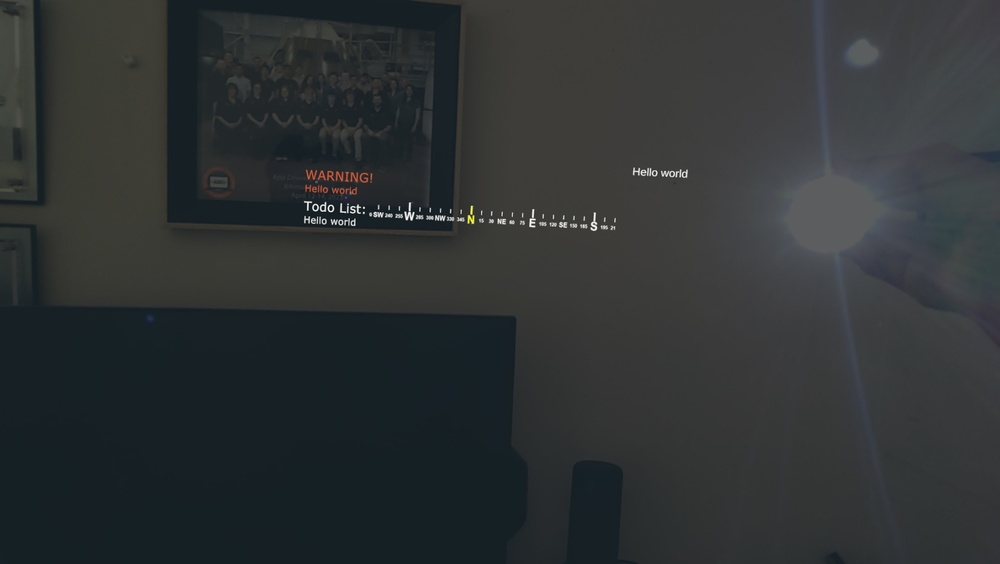
#> input picture images/20240413_104245_HoloLens.jpg, 1000 x 564 px, shrunk from 1952 x 1100 before the run
$ python hist2.py
#> lines starting #> are read from the running program, lines starting #| are printed output that depends on the picture
import numpy as np
from PIL import Image

# CHATGPTs implementation-- resulted in hightened contrast but
# not in the way that we want

image = Image.open('images/20240413_104245_HoloLens.jpg')
#> image is the input picture: PIL image 1000x564 RGB; mean R, G, B 47, 50.9, 52

if image.mode != 'L':
    image = image.convert('L')
#> image: PIL image 1000x564 L

# image.show()

image_array = np.array(image)

histogram, _ = np.histogram(image_array.flatten(), bins=256, range=(0, 256))
#> histogram = 256 values, max 73099 at index 29, min 0 at index 0, mean 2203.1

cdf = histogram.cumsum()
#> cdf = 256 values from 0 to 564000

linear_cdf = (cdf / cdf[-1]) * 255
#> linear_cdf = 256 values from 0 to 255

equalized_image_array = linear_cdf[image_array.astype(int)]
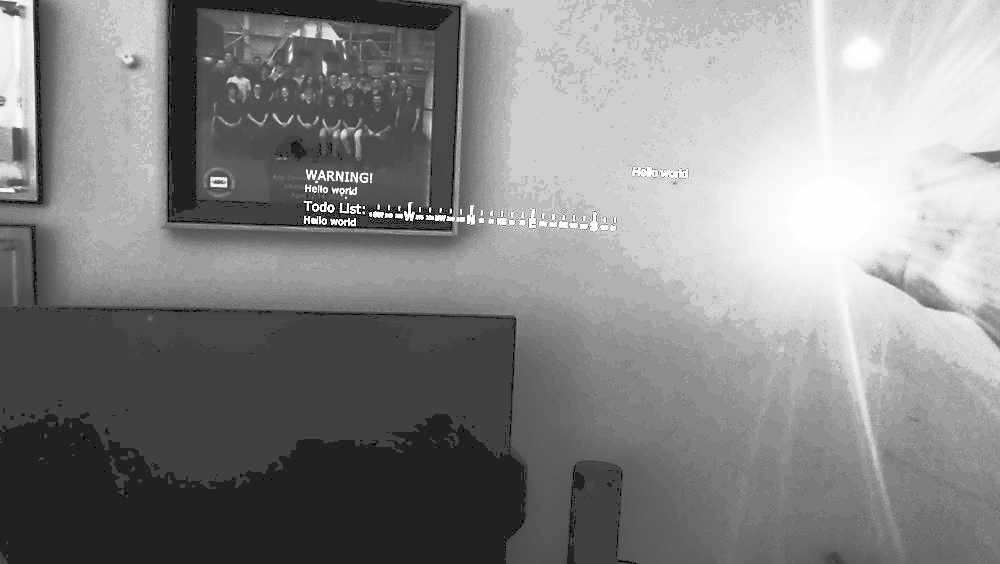
#> equalized_image_array: shape (564, 1000) float64; min 0.000452, max 255, mean 134.2

equalized_image = Image.fromarray(equalized_image_array.astype(np.uint8))

equalized_image.show()

$ run again, with images/20240413_104303_HoloLens.jpg copied over images/20240413_104245_HoloLens.jpg
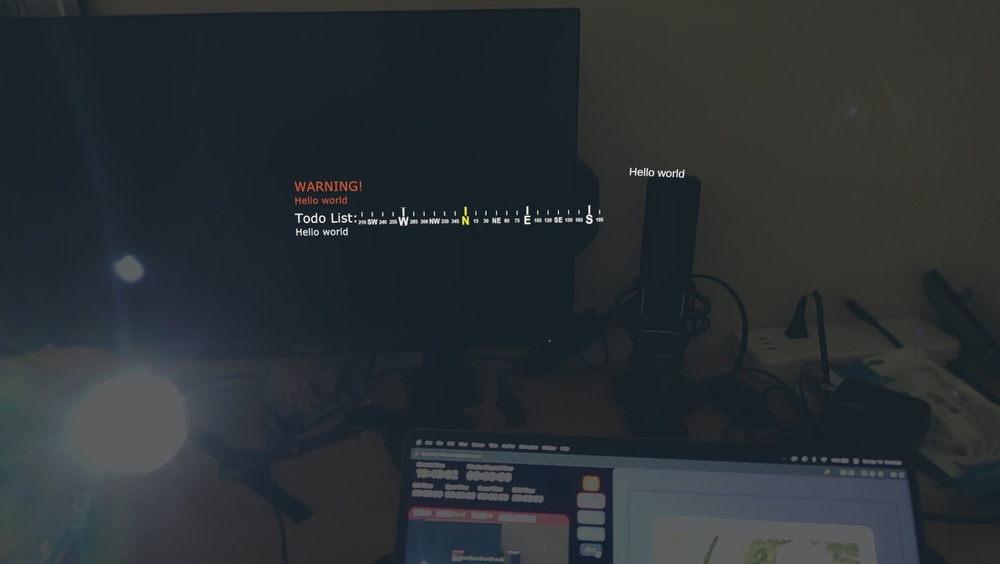
#> input picture images/20240413_104303_HoloLens.jpg, 1000 x 564 px, shrunk from 1952 x 1100 before the run
#> image is the input picture: PIL image 1000x564 RGB; mean R, G, B 42.2, 48.1, 51.6
#> image: PIL image 1000x564 L
#> histogram = 256 values, max 42062 at index 32, min 0 at index 0, mean 2203.1
#> cdf = 256 values from 0 to 564000
#> linear_cdf = 256 values from 0 to 255
#> `equalized_image_array = linear_cdf[image_array.astype(int)]`:
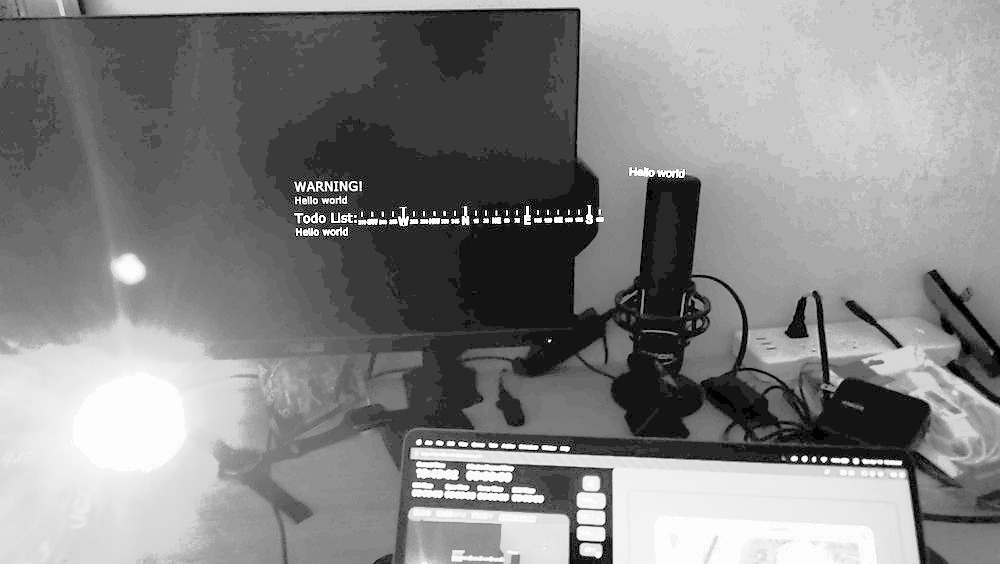
#> equalized_image_array: shape (564, 1000) float64; min 0.000452, max 255, mean 132.3

$ run again, with images/20240413_104311_HoloLens.jpg copied over images/20240413_104245_HoloLens.jpg
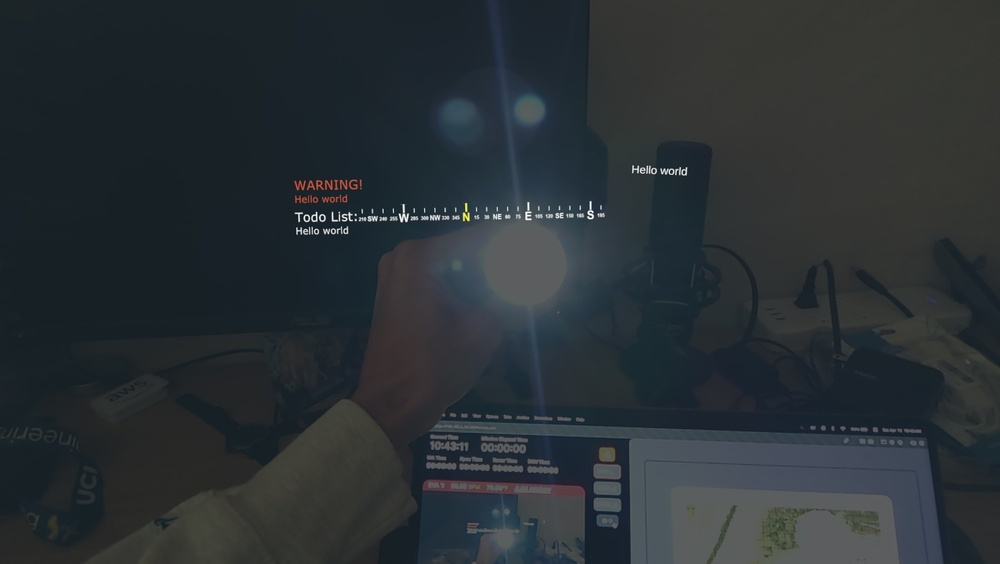
#> input picture images/20240413_104311_HoloLens.jpg, 1000 x 564 px, shrunk from 1952 x 1100 before the run
#> image is the input picture: PIL image 1000x564 RGB; mean R, G, B 42.2, 48.7, 52.6
#> image: PIL image 1000x564 L
#> histogram = 256 values, max 44656 at index 31, min 0 at index 0, mean 2203.1
#> cdf = 256 values from 0 to 564000
#> linear_cdf = 256 values from 0 to 255
#> `equalized_image_array = linear_cdf[image_array.astype(int)]`:
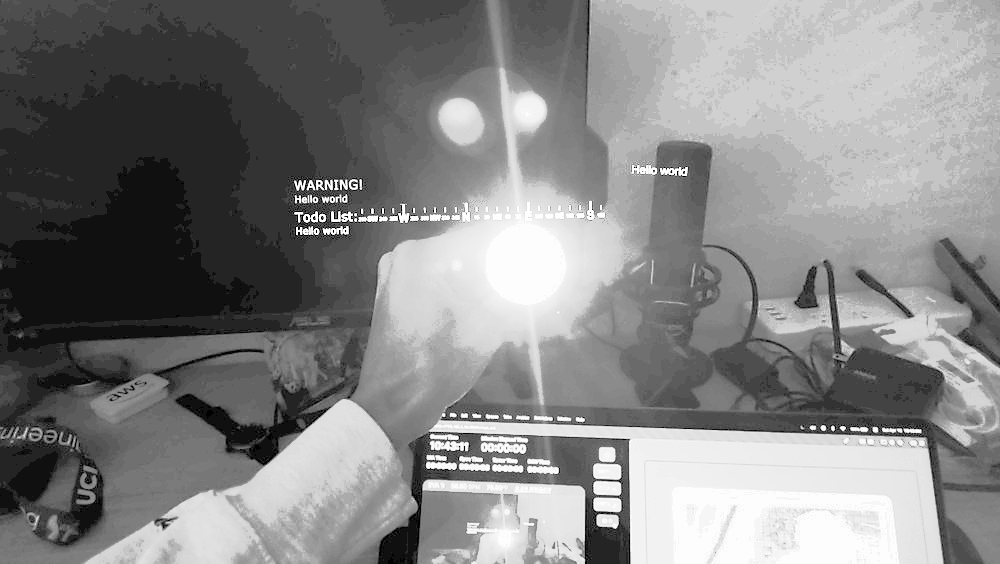
#> equalized_image_array: shape (564, 1000) float64; min 0.000452, max 255, mean 132.1

$ run again, with images/20240413_104319_HoloLens.jpg copied over images/20240413_104245_HoloLens.jpg
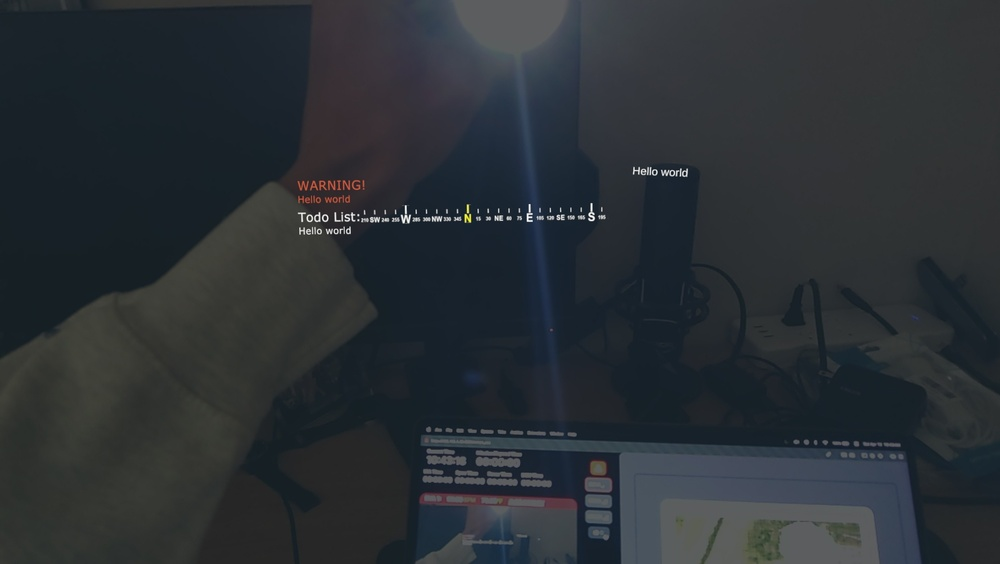
#> input picture images/20240413_104319_HoloLens.jpg, 1000 x 564 px, shrunk from 1952 x 1100 before the run
#> image is the input picture: PIL image 1000x564 RGB; mean R, G, B 42.9, 48.2, 52.8
#> image: PIL image 1000x564 L
#> histogram = 256 values, max 47224 at index 31, min 0 at index 0, mean 2203.1
#> cdf = 256 values from 0 to 564000
#> linear_cdf = 256 values from 0 to 255
#> `equalized_image_array = linear_cdf[image_array.astype(int)]`:
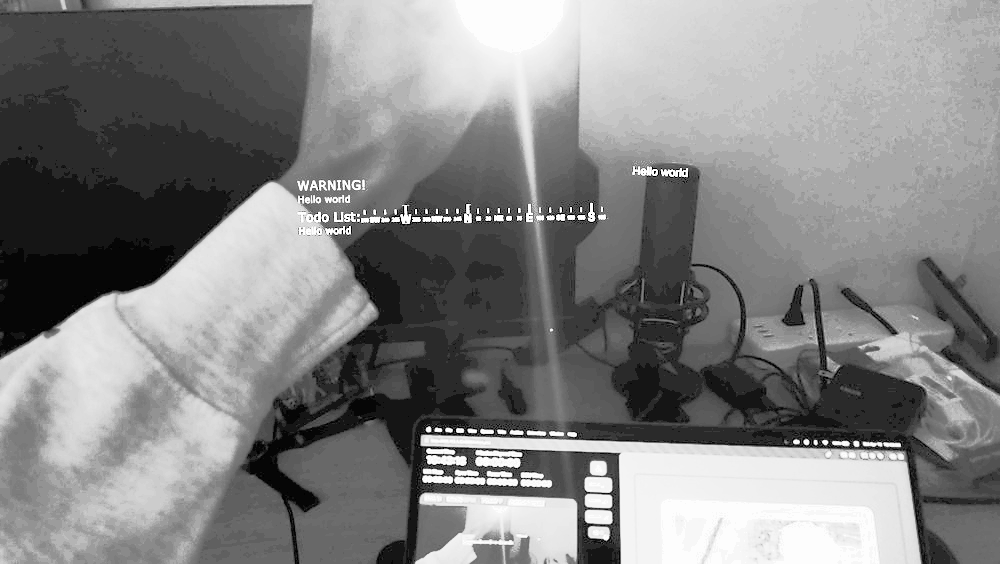
#> equalized_image_array: shape (564, 1000) float64; min 0.000452, max 255, mean 131.8
